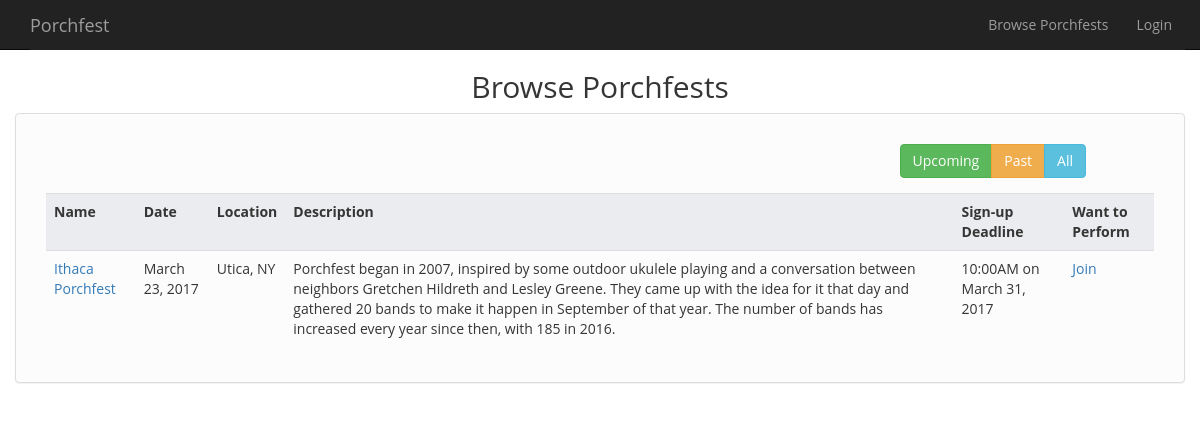
Page /html/browse.php on the committed database.
### tables this page shows
CREATE TABLE IF NOT EXISTS `porchfests` (
`PorchfestID` int(11) NOT NULL,
  `URL` varchar(255) NOT NULL,
  `Name` varchar(255) NOT NULL,
  `Nickname` varchar(255) NOT NULL,
  `Location` varchar(255) NOT NULL,
  `Date` date NOT NULL,
  `Description` text NOT NULL,
  `Deadline` datetime NOT NULL,
  `Published` tinyint(1) NOT NULL
);

### html/browse.php (the view, shortened to what this page needs)
<!DOCTYPE html>
 <html lang="en">
<head>
  <?php require_once "../php/modules/stdHead.php" ?>
  <link rel="stylesheet" href="./css/responsive-tables.css">
</head>
<body>
<?php require_once "../php/modules/navigation.php"; ?>
<div class="container">
  <div class="row">
    <h2 class="text-center" > Browse Porchfests </h2>
  </div>
  <div class="row">
    <div class="panel panel-default">
      <div class="panel-body">
        <div class="table-container table-responsive">
          <div class="col-xs-9 col-xs-offset-3 col-sm-4 col-sm-offset-8 col-md-3 col-md-offset-9">
            <div class="btn-group">
              <button type="button" class="btn btn-success btn-filter" data-target="upcoming"> Upcoming </button>
              <button type="button" class="btn btn-warning btn-filter" data-target="past"> Past </button>
              <button type="button" class="btn btn-info btn-filter" data-target="all"> All </button>
            </div>
          </div>
          <div class="col-md-12">
            <table class="responsive table">
              <tr data-status= "fixed">
                <th> Name </th>
                <th> Date </th>
                <th> Location </th>
                <th> Description </th>
                <th> Sign-up Deadline </th>
                <th> Want to Perform </th>
              </tr>
              <?php
                $conn = $mysqli = new mysqli(DB_HOST, DB_USER, DB_PASSWORD, DB_NAME);
                $sql = "SELECT * FROM porchfests ORDER BY Name";
                $result = $conn->query($sql);
                while($porchfest = $result->fetch_assoc()) {
                  $status = 'upcoming';
                  if (strtotime($porchfest['Date']) < date("Y-m-d")) {
                    $status = 'past';
                  }
                  $day = date_format(date_create($porchfest['Date']), 'F j, Y');
                  $deadline = date_format(date_create($porchfest['Deadline']), 'g:iA \o\n F j, Y');
                  $href = '"view/' . strtolower($porchfest['Nickname']);
                  echo '<tr data-status = "' . $status . '">
                        <td>
                          <a href=' . $href . '">' . $porchfest['Name'] . '</a>
                        </td>
                        <td>' . $day . '</td>
                        <td>' . $porchfest['Location'] . '</td>
                        <td>' . $porchfest['Description'] . '</td>
                        <td>' . $deadline . '</td>
                        <td>
                          <a href="bandsignup/' . strtolower($porchfest['Nickname']) . '"> Join </a>
                        </td>
                      </tr>';
                }
              ?>
            </table>
          </div>
        </div>
      </div>
    </div>
  </div>
</div>
</body>
</html>

### html/css/style.css (style rules this page uses)
.btn-group { position: relative; z-index: 10; padding-top: 0; }
th { background-color: #eaecef; }
body { font-family: 'Open Sans', sans-serif; color: #353535; padding-top: 50px; }
.panel { border: 1px solid #ddd; background-color: #fcfcfc; }
.panel .btn-group { margin: 15px 0 15px; }
.panel .btn-group .btn { transition: background-color .3s ease; }

### html/css/responsive-tables.css (style rules this page uses)
table th { font-weight: bold; }
table td, table th { padding: 9px 10px; text-align: left; }

### rows in the picture
porchfests: Name "Ithaca Porchfest", Date "March 23, 2017", Location "Utica, NY", Description "Porchfest began in 2007, inspired by some outdoor ukulele playing and a conversation between neighbors Gretchen Hildreth and Lesley Greene. They came up with the idea for it that day and gathered 20 bands to make it happen in September of that year. The number of bands has increased every year since then, with 185 in 2016.", Deadline "10:00AM on March 31, 2017"
